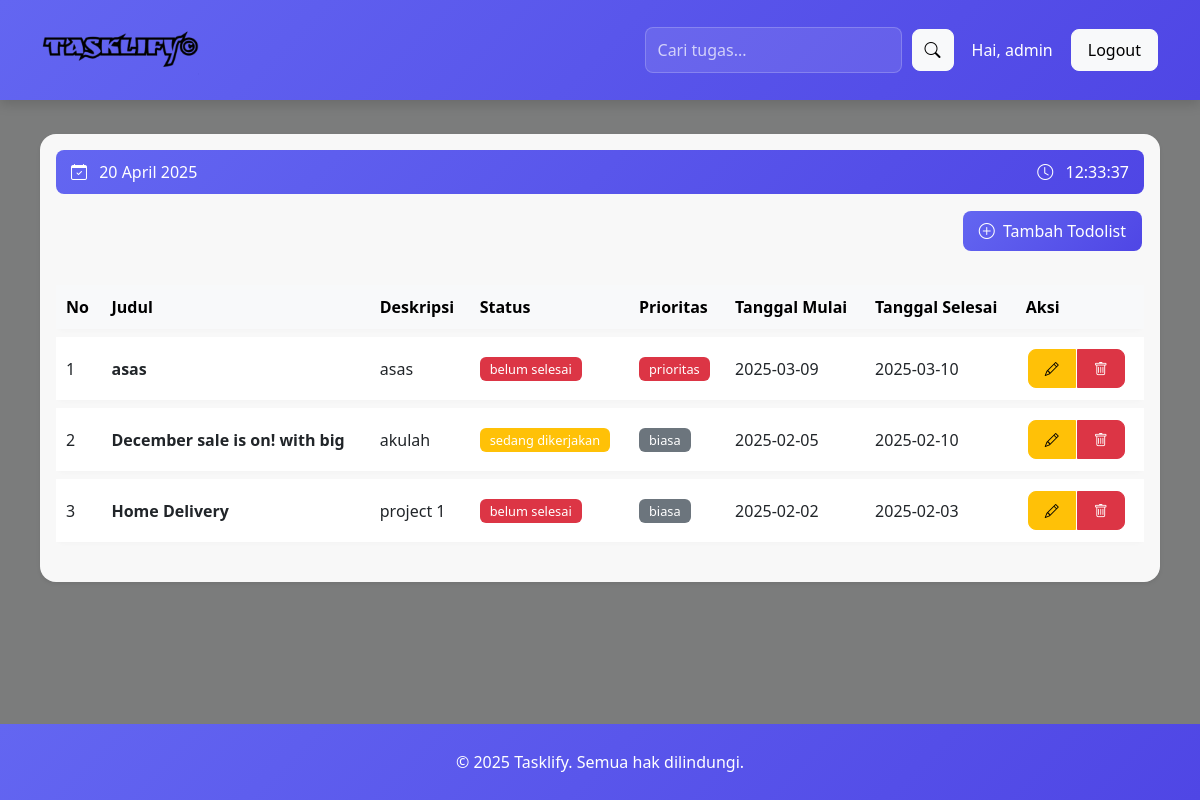
/dashboard.php (signed in), run on the app's committed database.
### tables this page shows
CREATE TABLE `todolist` (
  `id` int(11) NOT NULL,
  `user_id` int(11) DEFAULT NULL,
  `judul` varchar(255) DEFAULT NULL,
  `deskripsi` text DEFAULT NULL,
  `status` varchar(50) DEFAULT NULL,
  `tanggal_mulai` date DEFAULT NULL,
  `tanggal_selesai` date DEFAULT NULL,
  `prioritas_id` int(11) DEFAULT 2
);

CREATE TABLE `prioritas` (
  `id` int(11) NOT NULL,
  `nama` varchar(50) NOT NULL
);

### dashboard.php (the view, shortened to what this page needs)
<?php
require_once 'config/database.php';
$user_id = $_SESSION['user_id'];
$current_date = date('Y-m-d');
$update_query = "UPDATE todolist SET status='terlambat mengerjakan'
                 WHERE user_id=$user_id
                 AND tanggal_selesai < '$current_date'
                 AND status != 'selesai'";
mysqli_query($conn, $update_query);
?>
<!DOCTYPE html>
<html>
<head>
    <link href="https://cdn.jsdelivr.net/npm/bootstrap@5.3.0/dist/css/bootstrap.min.css" rel="stylesheet">
    <link rel="stylesheet" href="https://cdn.jsdelivr.net/npm/bootstrap-icons@1.10.0/font/bootstrap-icons.css">
</head>
<body class="bg-light">
    <nav class="navbar navbar-expand-lg navbar-dark mb-4">
        <div class="container">
            <a class="navbar-brand d-flex align-items-center" href="#">
                <img src="img/logo.png" alt="Logo" height="50">
            </a>
            <div class="collapse navbar-collapse" id="navbarContent">
                <div class="ms-auto d-flex align-items-center gap-2">
                    <form method="GET" class="d-flex me-2">
                        <input type="text" name="search" class="form-control search-input me-2" placeholder="Cari tugas..." value="<?php echo isset($_GET['search']) ? $_GET['search'] : ''; ?>">
                        <button type="submit" class="btn btn-light search-btn">
                            <i class="bi bi-search"></i>
                        </button>
                    </form>
                    <div class="d-flex align-items-center">
                        <span class="text-white me-3">Hai, <?php echo $_SESSION['username']; ?></span>
                        <a href="logout.php" class="btn btn-light">Logout</a>
                    </div>
                </div>
            </div>
        </div>
    </nav>
    <div class="main-content">
        <div class="container">
            <div class="card shadow-sm">
                <div class="card-body">
                    <div class="current-date">
                        <div>
                            <i class="bi bi-calendar-check"></i>
                            <span id="current-date"><?php echo date('d F Y'); ?></span>
                        </div>
                        <div>
                            <i class="bi bi-clock"></i>
                            <span id="current-time"><?php echo date('H:i:s'); ?></span>
                        </div>
                    </div>
                    <div class="row mb-4">
                        <div class="col-12 text-center text-md-end">
                            <a href="tambah.php" class="btn btn-primary">
                                <i class="bi bi-plus-circle me-1"></i> Tambah Todolist
                            </a>
                        </div>
                    </div>
                    <div class="table-responsive desktop-table">
                        <table class="table table-hover">
                            <thead class="table-light">
                                <tr>
                                    <th>No</th>
                                    <th>Judul</th>
                                    <th>Deskripsi</th>
                                    <th>Status</th>
                                    <th>Prioritas</th>
                                    <th>Tanggal Mulai</th>
                                    <th>Tanggal Selesai</th>
                                    <th>Aksi</th>
                                </tr>
                            </thead>
                            <tbody>
                                <?php
                                $user_id = $_SESSION['user_id'];
                                $search = isset($_GET['search']) ? $_GET['search'] : '';
                                if (!empty($search)) {
                                    $stmt = $conn->prepare("SELECT t.*, p.nama as prioritas_nama
                                                          FROM todolist t
                                                          LEFT JOIN prioritas p ON t.prioritas_id = p.id
                                                          WHERE t.user_id=? AND t.judul LIKE ?
                                                          ORDER BY t.prioritas_id ASC, t.id DESC");
                                    $searchParam = "%$search%";
                                    $stmt->bind_param("is", $user_id, $searchParam);
                                    $stmt->execute();
                                    $query = $stmt->get_result();
                                } else {
                                    $stmt = $conn->prepare("SELECT t.*, p.nama as prioritas_nama
                                                          FROM todolist t
                                                          LEFT JOIN prioritas p ON t.prioritas_id = p.id
                                                          WHERE t.user_id=?
                                                          ORDER BY t.prioritas_id ASC, t.id DESC");
                                    $stmt->bind_param("i", $user_id);
                                    $stmt->execute();
                                    $query = $stmt->get_result();
                                }
                                $no = 1;
                                while ($data = mysqli_fetch_array($query)) {
                                ?>
                                <tr>
                                    <td><?php echo $no++; ?></td>
                                    <td class="fw-bold"><?php echo $data['judul']; ?></td>
                                    <td><?php echo $data['deskripsi']; ?></td>
                                    <td>
                                        <?php
                                            $badgeClass = '';
                                            switch($data['status']) {
                                                case 'belum selesai':
                                                    $badgeClass = 'bg-danger';
                                                    break;
                                                case 'sedang dikerjakan':
                                                    $badgeClass = 'bg-warning';
                                                    break;
                                            }
                                        ?>
                                        <span class="badge <?php echo $badgeClass; ?>"><?php echo $data['status']; ?></span>
                                    </td>
                                    <td>
                                        <?php
                                            $prioritasClass = $data['prioritas_id'] == 1 ? 'bg-danger' : 'bg-secondary';
                                        ?>
                                        <span class="badge <?php echo $prioritasClass; ?>">
                                            <?php echo $data['prioritas_nama']; ?>
                                        </span>
                                    </td>
                                    <td><?php echo $data['tanggal_mulai']; ?></td>
                                    <td><?php echo $data['tanggal_selesai']; ?></td>
                                    <td>
                                        <div class="btn-group">
                                            <a href="edit.php?id=<?php echo $data['id']; ?>" class="btn btn-warning btn-sm">
                                                <i class="bi bi-pencil"></i>
                                            </a>
                                            <a href="dashboard.php?hapus=<?php echo $data['id']; ?>" class="btn btn-danger btn-sm" onclick="return confirm('Yakin ingin menghapus?')">
                                                <i class="bi bi-trash"></i>
                                            </a>
                                        </div>
                                    </td>
                                </tr>
                                <?php } ?>
                            </tbody>
                        </table>
                    </div>
                </div>
            </div>
        </div>
    </div>
    <footer class="py-3">
        <div class="container">
            <div class="row">
                <div class="col-12 text-center">
                    <p class="mb-0 text-white">&copy; <?php echo date('Y'); ?> Tasklify. Semua hak dilindungi.</p>
                </div>
            </div>
        </div>
    </footer>
</body>
</html>

### dashboard.php (style rules this page uses)
html, body { height: 100%; margin: 0; }
body { background: url('img/background.jpg') no-repeat center center fixed; background-size: cover; font-family: 'Segoe UI', system-ui, -apple-system, sans-serif; display: flex; flex-direction: column; position: relative; }
body::before { content: ''; position: fixed; top: 0; left: 0; width: 100%; height: 100%; background: rgba(0, 0, 0, 0.5); z-index: 0; }
.main-content { flex: 1 0 auto; position: relative; z-index: 1; }
footer { flex-shrink: 0; position: relative; z-index: 1; width: 100%; background: linear-gradient(135deg, #6366f1 0%, #4f46e5 100%) !important; }
.navbar { background: linear-gradient(135deg, #6366f1 0%, #4f46e5 100%) !important; box-shadow: 0 4px 12px rgba(0,0,0,0.15); position: relative; z-index: 1; padding: 10px; }
.container { position: relative; z-index: 1; padding: 10px; }
.card { background: rgba(255, 255, 255, 0.95); border: none; border-radius: 16px; box-shadow: 0 8px 32px rgba(31, 38, 135, 0.15); backdrop-filter: blur(4px); margin-bottom: 20px; }
.table { border-collapse: separate; border-spacing: 0 8px; }
.table tr { background: white; box-shadow: 0 2px 4px rgba(0,0,0,0.02); border-radius: 8px; }
.table td, .table th { border: none; padding: 10px; vertical-align: middle; }
.btn { border-radius: 8px; padding: 8px 16px; font-weight: 500; margin: 2px; }
.btn-primary { background: linear-gradient(135deg, #6366f1 0%, #4f46e5 100%); border: none; }
.badge { padding: 6px 10px; border-radius: 6px; font-weight: 500; font-size: 0.8rem; }
.search-input { border-radius: 8px; padding: 8px 12px; border: 1px solid rgba(255,255,255,0.2); background: rgba(255,255,255,0.1); color: white; }
.search-input::placeholder { color: rgba(255,255,255,0.7); }
.search-btn { border-radius: 8px; padding: 8px 12px; }
.current-date { background: linear-gradient(135deg, #6366f1 0%, #4f46e5 100%); color: white; padding: 10px 15px; border-radius: 8px; margin-bottom: 15px; font-weight: 500; display: flex; align-items: center; justify-content: space-between; }
.current-date i { margin-right: 8px; }
@media (min-width: 769px) { .desktop-table { display: block; } }

### data on the page
todolist: judul "asas", deskripsi "asas", status "belum selesai", prioritas.nama "prioritas", tanggal_mulai "2025-03-09", tanggal_selesai "2025-03-10"
todolist: judul "December sale is on! with big", deskripsi "akulah", status "sedang dikerjakan", prioritas.nama "biasa", tanggal_mulai "2025-02-05", tanggal_selesai "2025-02-10"
todolist: judul "Home Delivery", deskripsi "project 1", status "belum selesai", prioritas.nama "biasa", tanggal_mulai "2025-02-02", tanggal_selesai "2025-02-03"

### other printed values
$_SESSION['username'] "admin"
